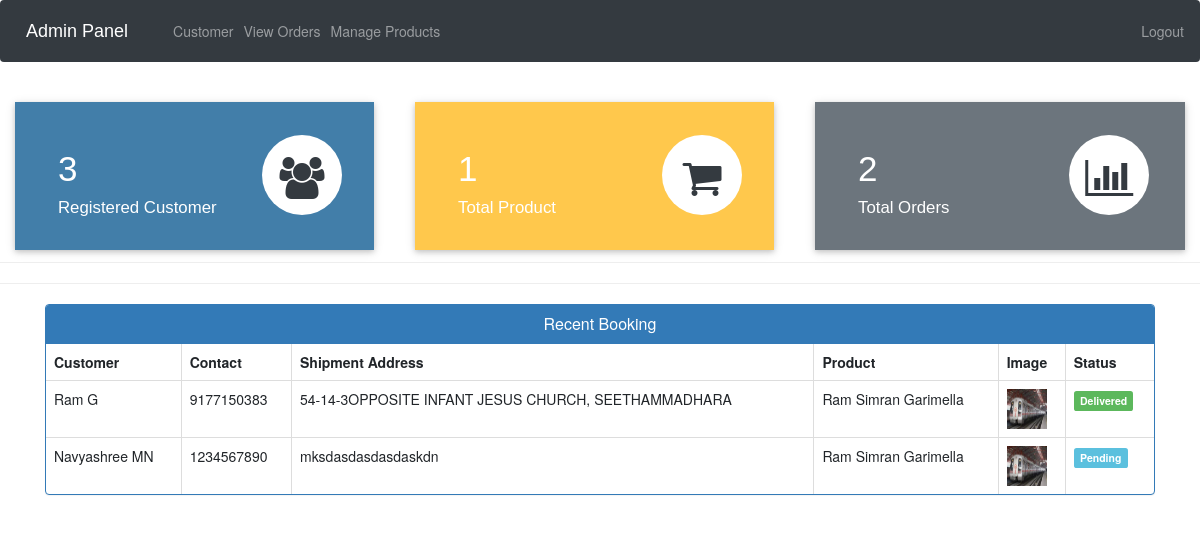
The page /admin-dashboard (signed in) on the database as committed earlier.
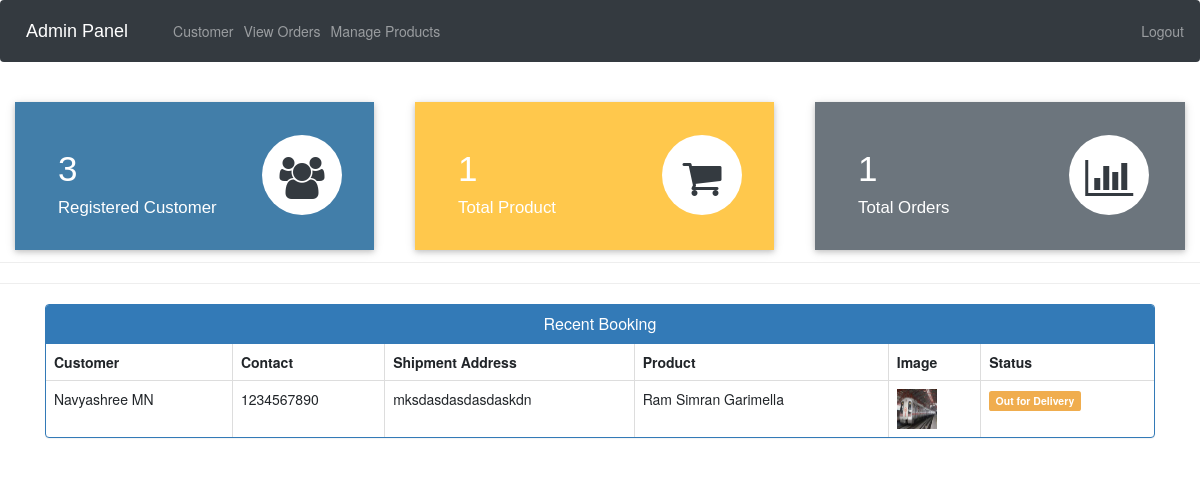
The same page on the database as committed later.
### ecom/models.py (models this page shows, shortened)
class Customer(models.Model):
    user=models.OneToOneField(User,on_delete=models.CASCADE)
    profile_pic= models.ImageField(upload_to='profile_pic/CustomerProfilePic/',null=True,blank=True)
    address = models.CharField(max_length=40)
    mobile = models.CharField(max_length=20,null=False)
    @property
    def get_name(self):
        return self.user.first_name+" "+self.user.last_name

class Orders(models.Model):
    STATUS =(
        ('Pending','Pending'),
        ('Order Confirmed','Order Confirmed'),
        ('Out for Delivery','Out for Delivery'),
        ('Delivered','Delivered'),
    )
    customer=models.ForeignKey('Customer', on_delete=models.CASCADE,null=True)
    product=models.ForeignKey('Product',on_delete=models.CASCADE,null=True)
    email = models.CharField(max_length=50,null=True)
    address = models.CharField(max_length=500,null=True)
    mobile = models.CharField(max_length=20,null=True)
    order_date= models.DateField(auto_now_add=True,null=True)
    status=models.CharField(max_length=50,null=True,choices=STATUS)

class Product(models.Model):
    name=models.CharField(max_length=40)
    product_image= models.ImageField(upload_to='product_image/',null=True,blank=True)
    price = models.PositiveIntegerField()
    description=models.CharField(max_length=40)

### ecom/views.py (the view)
# urls.py: path("admin-dashboard", views.admin_dashboard_view, name="admin-dashboard"),
@login_required(login_url="adminlogin")
def admin_dashboard_view(request):
    customercount = models.Customer.objects.all().count()
    productcount = models.Product.objects.all().count()
    ordercount = models.Orders.objects.all().count()
    orders = models.Orders.objects.all()
    ordered_products = []
    ordered_bys = []
    for order in orders:
        ordered_product = models.Product.objects.all().filter(id=order.product.id)
        ordered_by = models.Customer.objects.all().filter(id=order.customer.id)
        ordered_products.append(ordered_product)
        ordered_bys.append(ordered_by)
    mydict = {
        "customercount": customercount,
        "productcount": productcount,
        "ordercount": ordercount,
        "data": zip(ordered_products, ordered_bys, orders),
    }
    return render(request, "ecom/admin_dashboard.html", context=mydict)

### templates/ecom/admin_dashboard.html
{% extends 'ecom/admin_base.html' %}
{% load static %}
{% block content %}
<br>
{%include 'ecom/admin_dashboard_cards.html'%}
<br><br><br><br><br>
<hr><hr>
<div class="container" >
    <div class="panel panel-primary" >
      <div class="panel-heading" style="text-align:center;">
        <h6 class="panel-title">Recent Booking</h6>
      </div>
      <table class="table table-hover table-bordered" id="dev-table">
        <thead>
          <tr>
            <th>Customer</th>
            <th>Contact</th>
            <th>Shipment Address</th>
            <th>Product</th>
            <th>Image</th>
            <th>Status</th>
          </tr>
        </thead>
        {% for product,customer,order in data %}
        <tr>
          {% for c in customer %}
          <td> {{c.get_name}}</td>
          <td>{{c.mobile}}</td>
          <td>{{order.address}}</td>
          {% endfor %}
          {% for p in product %}
          <td> {{p.name}}</td>
          <td> <img src="{% static p.product_image.url %}" alt="Profile Pic" height="40px" width="40px" /></td>
          {% if order.status == 'Pending'%}
          <td> <span class="label label-info">{{order.status}}</span></td>
          {% elif order.status == 'Delivered' %}
          <td> <span class="label label-success">{{order.status}}</span></td>
          {% elif order.status == 'Out for Delivery' %}
          <td> <span class="label label-warning">{{order.status}}</span></td>
          {%else%}
            <td> <span class="label label-primary">{{order.status}}</span></td>
          {%endif%}
          {% endfor %}
        </tr>
        {% endfor %}
      </table>
  </div>
</div>
{% endblock content %}

Rows that differ between the two databases and show on the page:
removed Orders: address "54-14-3OPPOSITE INFANT JESUS CHURCH, SEETHAMMADHARA", status "Delivered", Product (name "Ram Simran Garimella", product_image (picture))
no longer on this page (row unchanged): Customer: get_name "Ram G", mobile "9177150383"
changed Orders "mksdasdasdasdaskdn": status "Pending" → "Out for Delivery"
Other text that changed with them:
{{ ordercount }}: "2" → "1"
